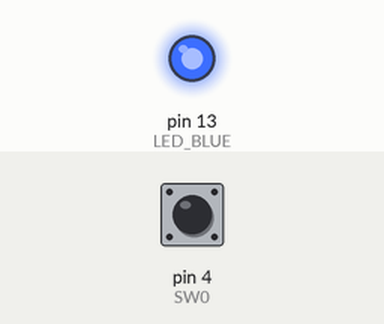
The sketch below on a simulated Arduino Uno, built with avr-gcc and run on an emulated ATmega328P. On the bench: output pins drawn as LEDs (lit = HIGH). Dashed ring = blinking. The inputs (shaded band) are chosen by the test bench; at power-on: pin 4 (SW0) HIGH.

Above: at 1.2 s.
1.3 s: pin 4 (SW0) pulled LOW for 0.15 s
At 2.1 s:
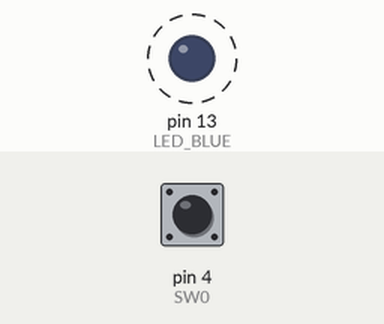
Timing chart, 0 to 7.8 s (numbered marks = the images above; inputs shaded):
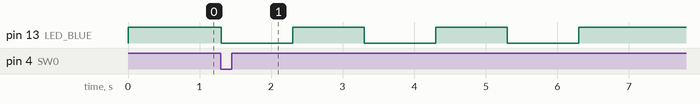

Measured:
- after the input at 1.3 s, pin 13 (LED_BLUE): alternates HIGH for 1.0 s and LOW for 1.0 s, 6 changes in all, then stays HIGH, starting at once

The sketch:

A06_LoopWhileBlinkLED.ino
```cpp
// define pins
const int LED_BLUE = 13 ; // pin number of blue led
const int SW0 = 4;        // pin number of push button 0

int i, count = 3;

void setup()
{
    // initialize digital blue led pin as an output
    pinMode(LED_BLUE, OUTPUT);
    digitalWrite(LED_BLUE, HIGH); // force turn off

    // initialize the push button pin as an input
    pinMode(SW0, INPUT);
}

void loop()
{
    if (digitalRead(SW0) == LOW) // push button 0 is pushed
    {
        // set i to zero
        i = 0;

        while(i < count)
        {
            // turn blue led on for one second
            digitalWrite(LED_BLUE, LOW);
            delay(1000);

            // trun blue led off for one second
            digitalWrite(LED_BLUE, HIGH);
            delay(1000);

            // increase i by 1
            i++;
        }
    }
}
```
